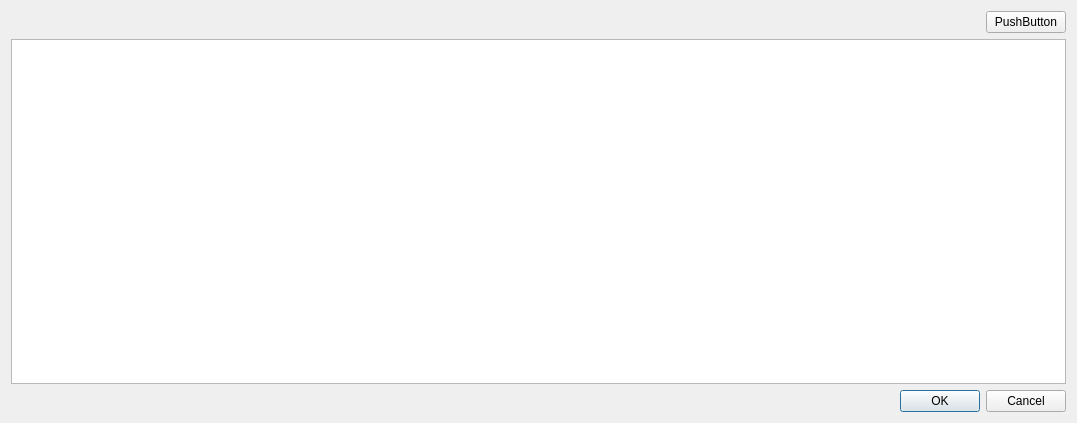
<?xml version="1.0" encoding="UTF-8"?>
<ui version="4.0">
 <class>LambdaResultListDialog</class>
 <widget class="QDialog" name="LambdaResultListDialog">
  <property name="geometry">
   <rect>
    <x>0</x>
    <y>0</y>
    <width>1077</width>
    <height>423</height>
   </rect>
  </property>
  <property name="windowTitle">
   <string>Lambda Result List</string>
  </property>
  <layout class="QVBoxLayout" name="verticalLayout">
   <item>
    <layout class="QHBoxLayout" name="horizontalLayout">
     <item>
      <spacer name="horizontalSpacer">
       <property name="orientation">
        <enum>Qt::Orientation::Horizontal</enum>
       </property>
       <property name="sizeHint" stdset="0">
        <size>
         <width>40</width>
         <height>20</height>
        </size>
       </property>
      </spacer>
     </item>
     <item>
      <widget class="QPushButton" name="pushButton">
       <property name="text">
        <string>PushButton</string>
       </property>
      </widget>
     </item>
    </layout>
   </item>
   <item>
    <widget class="QTableWidget" name="lambdaResultTable"/>
   </item>
   <item>
    <widget class="QDialogButtonBox" name="buttonBox">
     <property name="standardButtons">
      <set>QDialogButtonBox::StandardButton::Cancel|QDialogButtonBox::StandardButton::Ok</set>
     </property>
    </widget>
   </item>
  </layout>
 </widget>
 <resources/>
 <connections/>
</ui>
